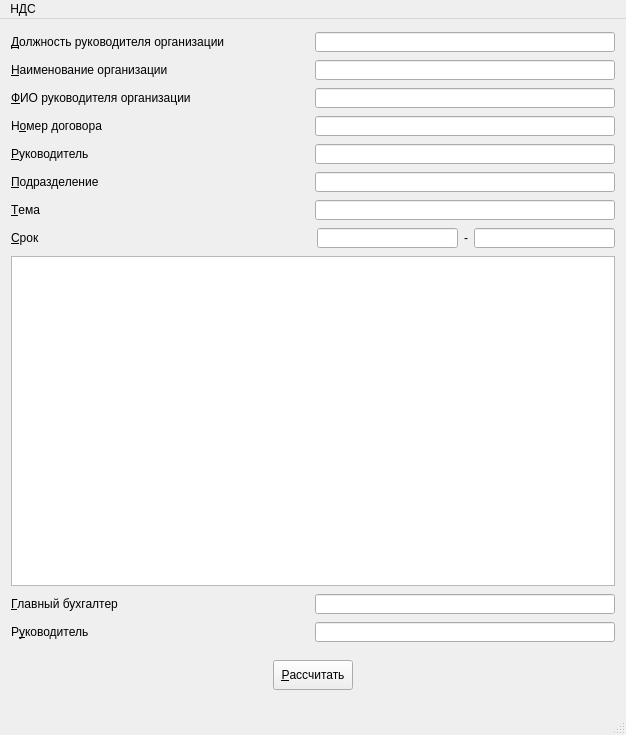
<?xml version="1.0" encoding="UTF-8"?>
<ui version="4.0">
 <class>MainWindow</class>
 <widget class="QMainWindow" name="MainWindow">
  <property name="geometry">
   <rect>
    <x>0</x>
    <y>0</y>
    <width>626</width>
    <height>735</height>
   </rect>
  </property>
  <property name="windowTitle">
   <string>Сметный калькулятор</string>
  </property>
  <widget class="QWidget" name="centralWidget">
   <layout class="QGridLayout" name="gridLayout">
    <item row="3" column="0">
     <layout class="QHBoxLayout" name="horizontalLayout_4">
      <item>
       <widget class="QLabel" name="label_4">
        <property name="minimumSize">
         <size>
          <width>270</width>
          <height>0</height>
         </size>
        </property>
        <property name="maximumSize">
         <size>
          <width>16777215</width>
          <height>20</height>
         </size>
        </property>
        <property name="text">
         <string>Н&amp;омер договора</string>
        </property>
        <property name="buddy">
         <cstring>contractNumber</cstring>
        </property>
       </widget>
      </item>
      <item>
       <spacer name="horizontalSpacer_8">
        <property name="orientation">
         <enum>Qt::Horizontal</enum>
        </property>
        <property name="sizeHint" stdset="0">
         <size>
          <width>40</width>
          <height>20</height>
         </size>
        </property>
       </spacer>
      </item>
      <item>
       <widget class="QLineEdit" name="contractNumber">
        <property name="minimumSize">
         <size>
          <width>300</width>
          <height>0</height>
         </size>
        </property>
        <property name="maximumSize">
         <size>
          <width>16777215</width>
          <height>20</height>
         </size>
        </property>
       </widget>
      </item>
     </layout>
    </item>
    <item row="4" column="0">
     <layout class="QHBoxLayout" name="horizontalLayout_5">
      <item>
       <widget class="QLabel" name="label_5">
        <property name="minimumSize">
         <size>
          <width>270</width>
          <height>0</height>
         </size>
        </property>
        <property name="maximumSize">
         <size>
          <width>16777215</width>
          <height>20</height>
         </size>
        </property>
        <property name="text">
         <string>&amp;Руководитель</string>
        </property>
        <property name="buddy">
         <cstring>chief</cstring>
        </property>
       </widget>
      </item>
      <item>
       <spacer name="horizontalSpacer_9">
        <property name="orientation">
         <enum>Qt::Horizontal</enum>
        </property>
        <property name="sizeHint" stdset="0">
         <size>
          <width>40</width>
          <height>20</height>
         </size>
        </property>
       </spacer>
      </item>
      <item>
       <widget class="QLineEdit" name="chief">
        <property name="minimumSize">
         <size>
          <width>300</width>
          <height>0</height>
         </size>
        </property>
        <property name="maximumSize">
         <size>
          <width>16777215</width>
          <height>20</height>
         </size>
        </property>
       </widget>
      </item>
     </layout>
    </item>
    <item row="8" column="0">
     <widget class="QTableWidget" name="tableWidget">
      <property name="minimumSize">
       <size>
        <width>550</width>
        <height>330</height>
       </size>
      </property>
      <property name="maximumSize">
       <size>
        <width>16777215</width>
        <height>330</height>
       </size>
      </property>
      <attribute name="horizontalHeaderDefaultSectionSize">
       <number>20</number>
      </attribute>
      <attribute name="horizontalHeaderMinimumSectionSize">
       <number>20</number>
      </attribute>
      <attribute name="verticalHeaderDefaultSectionSize">
       <number>20</number>
      </attribute>
      <attribute name="verticalHeaderMinimumSectionSize">
       <number>20</number>
      </attribute>
     </widget>
    </item>
    <item row="11" column="0">
     <layout class="QHBoxLayout" name="horizontalLayout_11">
      <property name="topMargin">
       <number>10</number>
      </property>
      <item>
       <spacer name="horizontalSpacer_2">
        <property name="orientation">
         <enum>Qt::Horizontal</enum>
        </property>
        <property name="sizeHint" stdset="0">
         <size>
          <width>40</width>
          <height>20</height>
         </size>
        </property>
       </spacer>
      </item>
      <item>
       <widget class="QPushButton" name="pushButton">
        <property name="maximumSize">
         <size>
          <width>16777215</width>
          <height>30</height>
         </size>
        </property>
        <property name="text">
         <string>&amp;Рассчитать</string>
        </property>
       </widget>
      </item>
      <item>
       <spacer name="horizontalSpacer">
        <property name="orientation">
         <enum>Qt::Horizontal</enum>
        </property>
        <property name="sizeHint" stdset="0">
         <size>
          <width>40</width>
          <height>20</height>
         </size>
        </property>
       </spacer>
      </item>
     </layout>
    </item>
    <item row="6" column="0">
     <layout class="QHBoxLayout" name="horizontalLayout_7">
      <item>
       <widget class="QLabel" name="label_7">
        <property name="minimumSize">
         <size>
          <width>270</width>
          <height>0</height>
         </size>
        </property>
        <property name="maximumSize">
         <size>
          <width>16777215</width>
          <height>20</height>
         </size>
        </property>
        <property name="text">
         <string>&amp;Тема</string>
        </property>
        <property name="buddy">
         <cstring>subject</cstring>
        </property>
       </widget>
      </item>
      <item>
       <spacer name="horizontalSpacer_11">
        <property name="orientation">
         <enum>Qt::Horizontal</enum>
        </property>
        <property name="sizeHint" stdset="0">
         <size>
          <width>40</width>
          <height>20</height>
         </size>
        </property>
       </spacer>
      </item>
      <item>
       <widget class="QLineEdit" name="subject">
        <property name="minimumSize">
         <size>
          <width>300</width>
          <height>0</height>
         </size>
        </property>
        <property name="maximumSize">
         <size>
          <width>16777215</width>
          <height>20</height>
         </size>
        </property>
       </widget>
      </item>
     </layout>
    </item>
    <item row="10" column="0">
     <layout class="QHBoxLayout" name="horizontalLayout_10">
      <item>
       <widget class="QLabel" name="label_11">
        <property name="minimumSize">
         <size>
          <width>270</width>
          <height>0</height>
         </size>
        </property>
        <property name="maximumSize">
         <size>
          <width>16777215</width>
          <height>20</height>
         </size>
        </property>
        <property name="text">
         <string>Р&amp;уководитель</string>
        </property>
        <property name="buddy">
         <cstring>manager</cstring>
        </property>
       </widget>
      </item>
      <item>
       <spacer name="horizontalSpacer_4">
        <property name="orientation">
         <enum>Qt::Horizontal</enum>
        </property>
        <property name="sizeHint" stdset="0">
         <size>
          <width>40</width>
          <height>20</height>
         </size>
        </property>
       </spacer>
      </item>
      <item>
       <widget class="QLineEdit" name="manager">
        <property name="minimumSize">
         <size>
          <width>300</width>
          <height>0</height>
         </size>
        </property>
        <property name="maximumSize">
         <size>
          <width>16777215</width>
          <height>20</height>
         </size>
        </property>
       </widget>
      </item>
     </layout>
    </item>
    <item row="5" column="0">
     <layout class="QHBoxLayout" name="horizontalLayout_6">
      <item>
       <widget class="QLabel" name="label_6">
        <property name="minimumSize">
         <size>
          <width>270</width>
          <height>0</height>
         </size>
        </property>
        <property name="maximumSize">
         <size>
          <width>16777215</width>
          <height>20</height>
         </size>
        </property>
        <property name="text">
         <string>&amp;Подразделение</string>
        </property>
        <property name="buddy">
         <cstring>subdivision</cstring>
        </property>
       </widget>
      </item>
      <item>
       <spacer name="horizontalSpacer_10">
        <property name="orientation">
         <enum>Qt::Horizontal</enum>
        </property>
        <property name="sizeHint" stdset="0">
         <size>
          <width>40</width>
          <height>20</height>
         </size>
        </property>
       </spacer>
      </item>
      <item>
       <widget class="QLineEdit" name="subdivision">
        <property name="minimumSize">
         <size>
          <width>300</width>
          <height>0</height>
         </size>
        </property>
        <property name="maximumSize">
         <size>
          <width>16777215</width>
          <height>20</height>
         </size>
        </property>
       </widget>
      </item>
     </layout>
    </item>
    <item row="7" column="0">
     <layout class="QHBoxLayout" name="horizontalLayout_8">
      <item>
       <widget class="QLabel" name="label_8">
        <property name="minimumSize">
         <size>
          <width>270</width>
          <height>0</height>
         </size>
        </property>
        <property name="maximumSize">
         <size>
          <width>16777215</width>
          <height>20</height>
         </size>
        </property>
        <property name="text">
         <string>&amp;Срок</string>
        </property>
        <property name="buddy">
         <cstring>time_1</cstring>
        </property>
       </widget>
      </item>
      <item>
       <spacer name="horizontalSpacer_12">
        <property name="orientation">
         <enum>Qt::Horizontal</enum>
        </property>
        <property name="sizeHint" stdset="0">
         <size>
          <width>40</width>
          <height>20</height>
         </size>
        </property>
       </spacer>
      </item>
      <item>
       <widget class="QLineEdit" name="time_1">
        <property name="minimumSize">
         <size>
          <width>141</width>
          <height>0</height>
         </size>
        </property>
        <property name="maximumSize">
         <size>
          <width>16777215</width>
          <height>20</height>
         </size>
        </property>
       </widget>
      </item>
      <item>
       <widget class="QLabel" name="label_9">
        <property name="maximumSize">
         <size>
          <width>16777215</width>
          <height>20</height>
         </size>
        </property>
        <property name="text">
         <string>-</string>
        </property>
       </widget>
      </item>
      <item>
       <widget class="QLineEdit" name="time_2">
        <property name="minimumSize">
         <size>
          <width>141</width>
          <height>0</height>
         </size>
        </property>
        <property name="maximumSize">
         <size>
          <width>16777215</width>
          <height>20</height>
         </size>
        </property>
       </widget>
      </item>
     </layout>
    </item>
    <item row="0" column="0">
     <layout class="QHBoxLayout" name="horizontalLayout">
      <item>
       <widget class="QLabel" name="label">
        <property name="minimumSize">
         <size>
          <width>270</width>
          <height>0</height>
         </size>
        </property>
        <property name="maximumSize">
         <size>
          <width>270</width>
          <height>20</height>
         </size>
        </property>
        <property name="text">
         <string>&amp;Должность руководителя организации</string>
        </property>
        <property name="buddy">
         <cstring>position</cstring>
        </property>
       </widget>
      </item>
      <item>
       <spacer name="horizontalSpacer_5">
        <property name="orientation">
         <enum>Qt::Horizontal</enum>
        </property>
        <property name="sizeHint" stdset="0">
         <size>
          <width>40</width>
          <height>20</height>
         </size>
        </property>
       </spacer>
      </item>
      <item>
       <widget class="QLineEdit" name="position">
        <property name="minimumSize">
         <size>
          <width>300</width>
          <height>0</height>
         </size>
        </property>
        <property name="maximumSize">
         <size>
          <width>16777215</width>
          <height>20</height>
         </size>
        </property>
       </widget>
      </item>
     </layout>
    </item>
    <item row="2" column="0">
     <layout class="QHBoxLayout" name="horizontalLayout_3">
      <item>
       <widget class="QLabel" name="label_3">
        <property name="minimumSize">
         <size>
          <width>270</width>
          <height>0</height>
         </size>
        </property>
        <property name="maximumSize">
         <size>
          <width>16777215</width>
          <height>20</height>
         </size>
        </property>
        <property name="text">
         <string>&amp;ФИО руководителя организации</string>
        </property>
        <property name="buddy">
         <cstring>fullName</cstring>
        </property>
       </widget>
      </item>
      <item>
       <spacer name="horizontalSpacer_7">
        <property name="orientation">
         <enum>Qt::Horizontal</enum>
        </property>
        <property name="sizeHint" stdset="0">
         <size>
          <width>40</width>
          <height>20</height>
         </size>
        </property>
       </spacer>
      </item>
      <item>
       <widget class="QLineEdit" name="fullName">
        <property name="minimumSize">
         <size>
          <width>300</width>
          <height>0</height>
         </size>
        </property>
        <property name="maximumSize">
         <size>
          <width>16777215</width>
          <height>20</height>
         </size>
        </property>
       </widget>
      </item>
     </layout>
    </item>
    <item row="1" column="0">
     <layout class="QHBoxLayout" name="horizontalLayout_2">
      <item>
       <widget class="QLabel" name="label_2">
        <property name="minimumSize">
         <size>
          <width>270</width>
          <height>0</height>
         </size>
        </property>
        <property name="maximumSize">
         <size>
          <width>16777215</width>
          <height>20</height>
         </size>
        </property>
        <property name="text">
         <string>&amp;Наименование организации</string>
        </property>
        <property name="buddy">
         <cstring>nameCompany</cstring>
        </property>
       </widget>
      </item>
      <item>
       <spacer name="horizontalSpacer_6">
        <property name="orientation">
         <enum>Qt::Horizontal</enum>
        </property>
        <property name="sizeHint" stdset="0">
         <size>
          <width>40</width>
          <height>20</height>
         </size>
        </property>
       </spacer>
      </item>
      <item>
       <widget class="QLineEdit" name="nameCompany">
        <property name="minimumSize">
         <size>
          <width>300</width>
          <height>0</height>
         </size>
        </property>
        <property name="maximumSize">
         <size>
          <width>16777215</width>
          <height>20</height>
         </size>
        </property>
       </widget>
      </item>
     </layout>
    </item>
    <item row="9" column="0">
     <layout class="QHBoxLayout" name="horizontalLayout_9">
      <item>
       <widget class="QLabel" name="label_10">
        <property name="minimumSize">
         <size>
          <width>270</width>
          <height>0</height>
         </size>
        </property>
        <property name="maximumSize">
         <size>
          <width>16777215</width>
          <height>20</height>
         </size>
        </property>
        <property name="text">
         <string>&amp;Главный бухгалтер</string>
        </property>
        <property name="buddy">
         <cstring>accountant</cstring>
        </property>
       </widget>
      </item>
      <item>
       <spacer name="horizontalSpacer_3">
        <property name="orientation">
         <enum>Qt::Horizontal</enum>
        </property>
        <property name="sizeHint" stdset="0">
         <size>
          <width>40</width>
          <height>20</height>
         </size>
        </property>
       </spacer>
      </item>
      <item>
       <widget class="QLineEdit" name="accountant">
        <property name="minimumSize">
         <size>
          <width>300</width>
          <height>0</height>
         </size>
        </property>
        <property name="maximumSize">
         <size>
          <width>16777215</width>
          <height>20</height>
         </size>
        </property>
       </widget>
      </item>
     </layout>
    </item>
   </layout>
  </widget>
  <widget class="QStatusBar" name="statusBar"/>
  <widget class="QMenuBar" name="menuBar">
   <property name="geometry">
    <rect>
     <x>0</x>
     <y>0</y>
     <width>626</width>
     <height>25</height>
    </rect>
   </property>
   <widget class="QMenu" name="menu">
    <property name="title">
     <string>НДС</string>
    </property>
    <addaction name="separator"/>
    <addaction name="action"/>
    <addaction name="action_2"/>
   </widget>
   <addaction name="menu"/>
  </widget>
  <action name="action">
   <property name="text">
    <string>С НДС</string>
   </property>
   <property name="shortcut">
    <string>Ctrl+F</string>
   </property>
  </action>
  <action name="action_2">
   <property name="text">
    <string>Без НДС</string>
   </property>
   <property name="shortcut">
    <string>Ctrl+W</string>
   </property>
  </action>
 </widget>
 <layoutdefault spacing="6" margin="11"/>
 <resources/>
 <connections/>
</ui>
